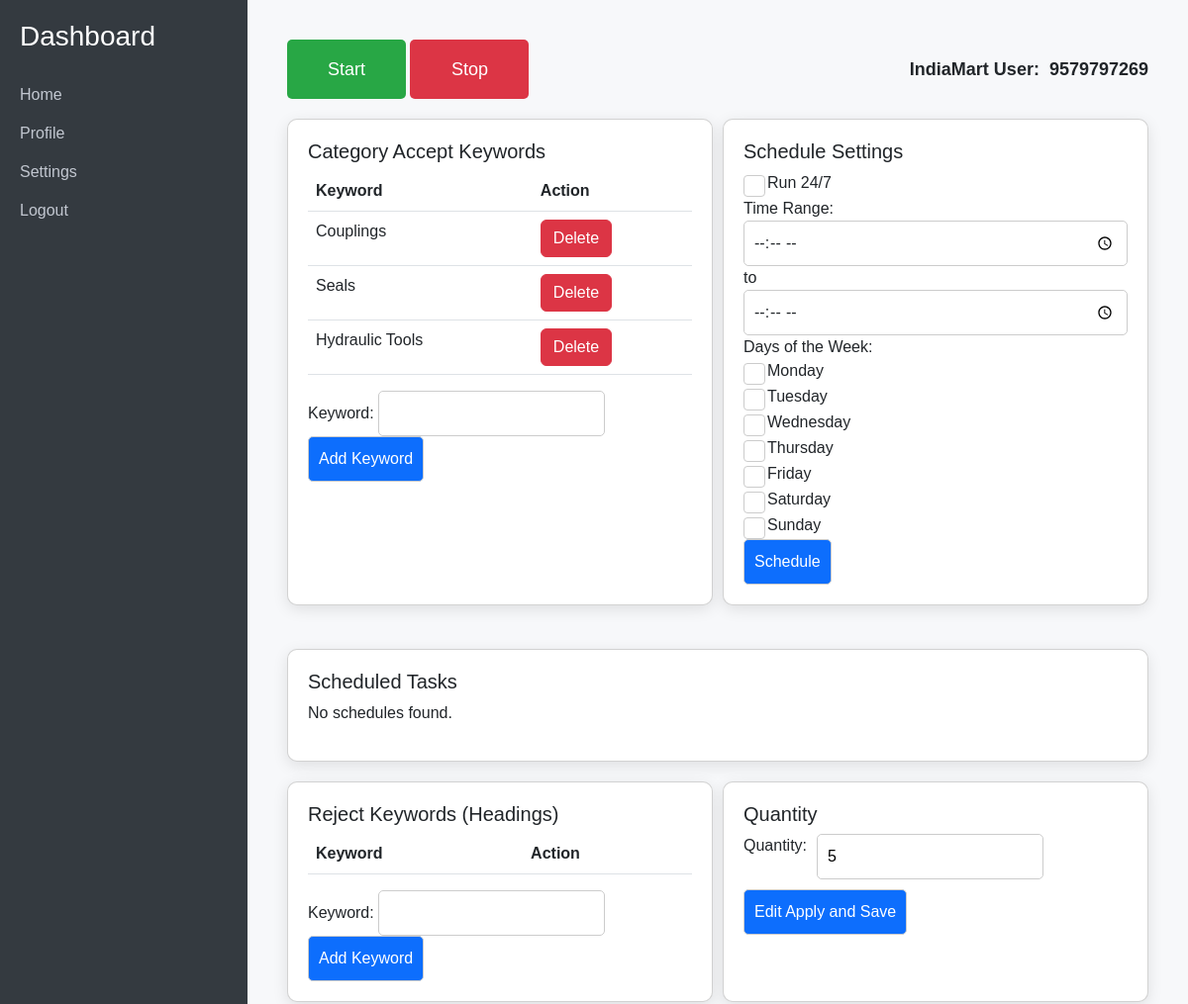
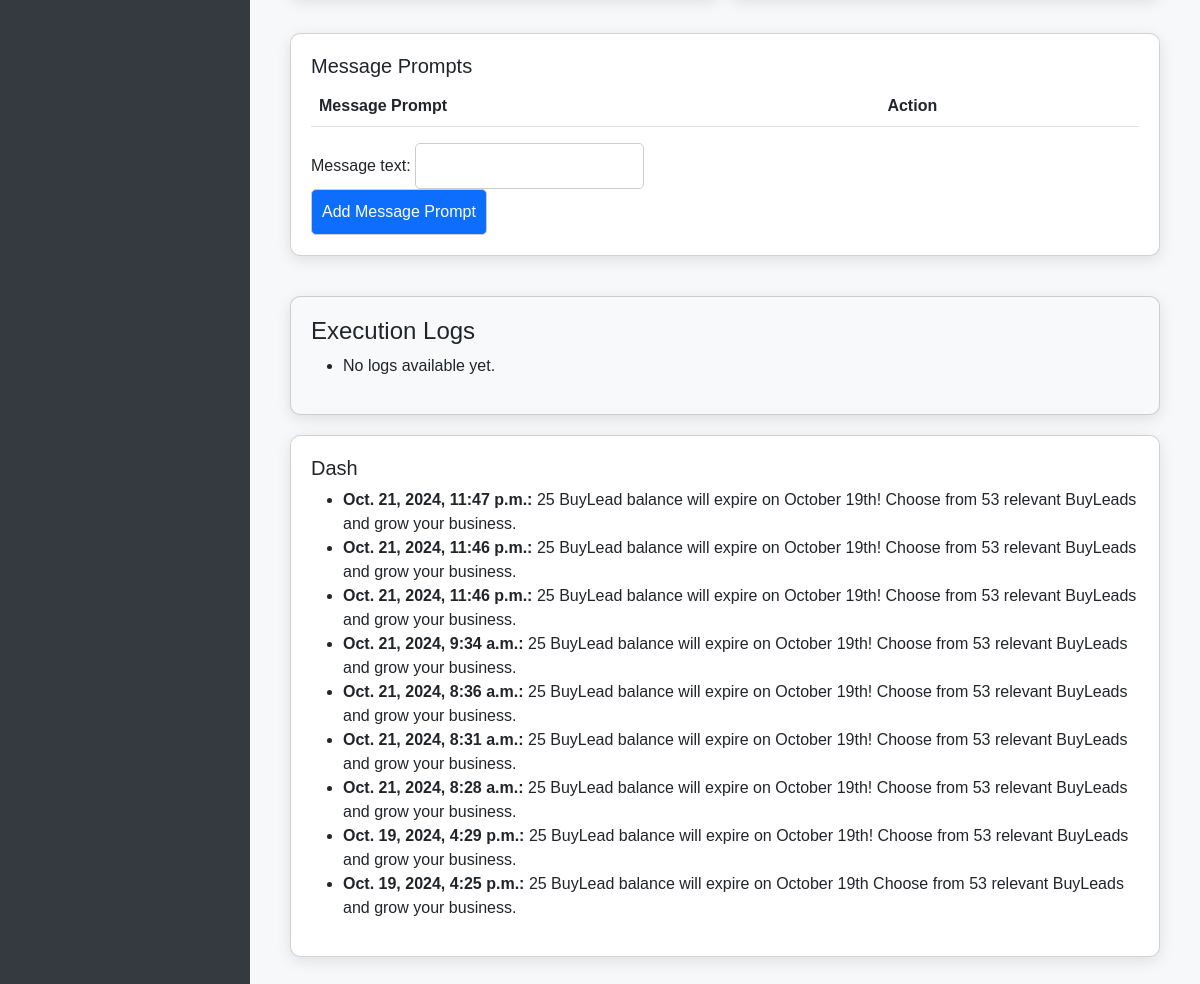
The page / (signed in) on the database as committed earlier (2 pictures, top to bottom).
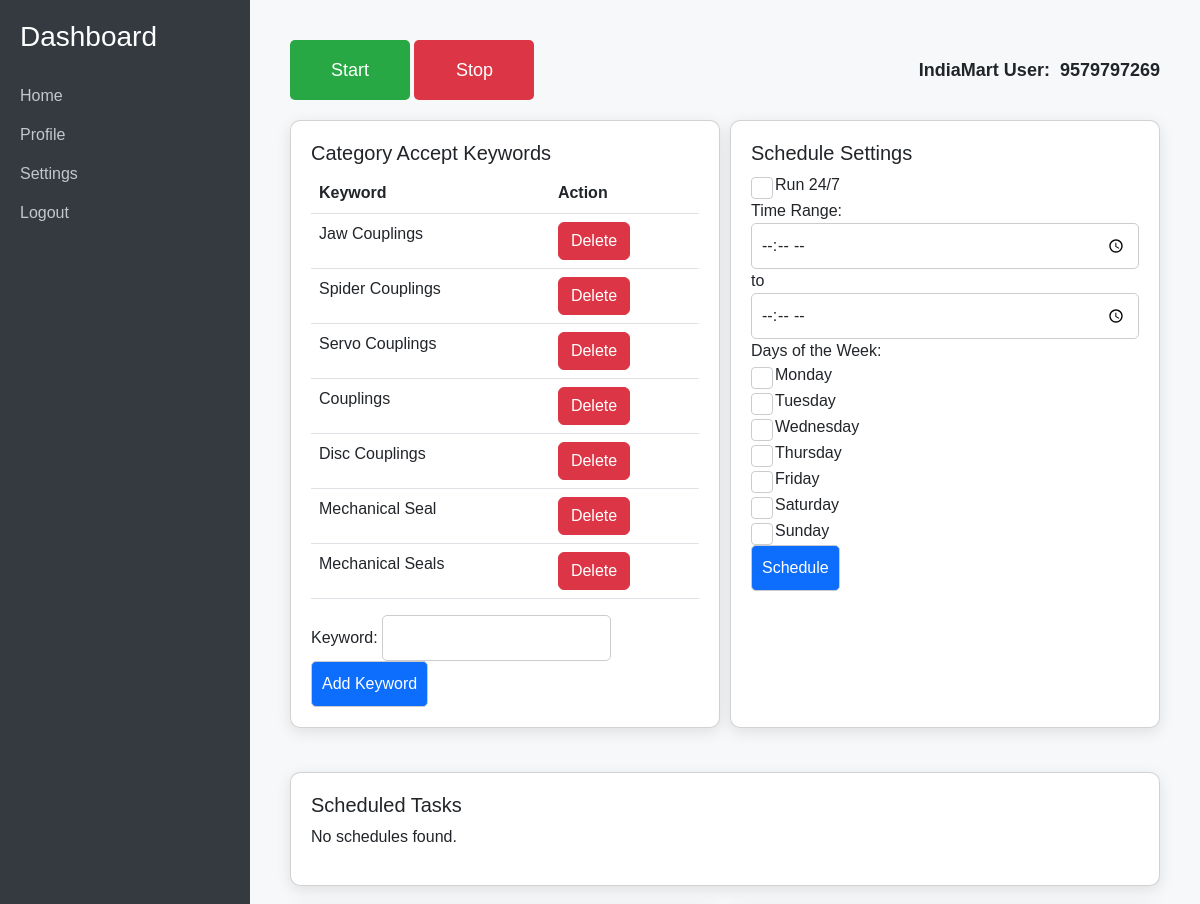
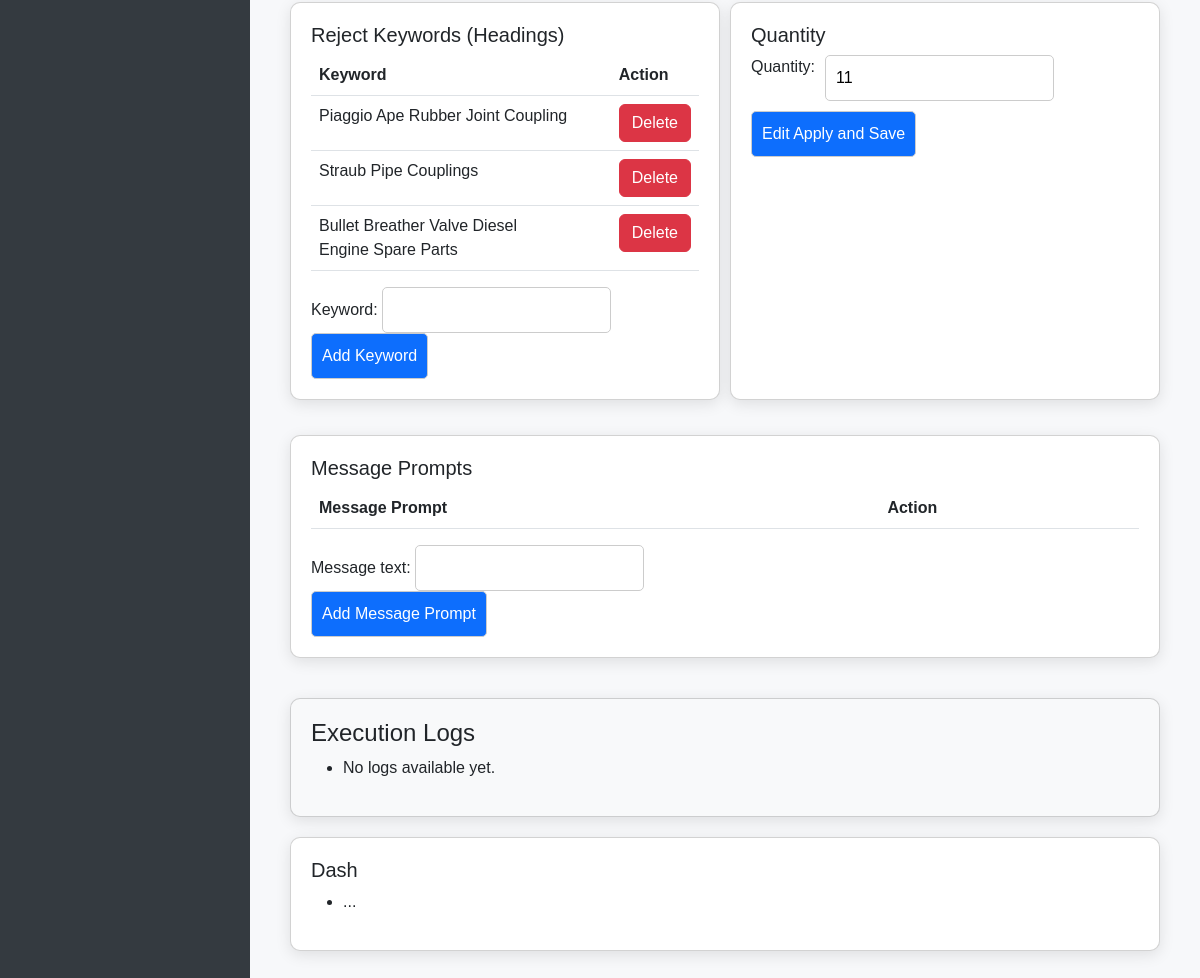
The same page on the database as committed later (2 pictures, top to bottom).
### accounts/models.py (models this page shows, shortened)
class IndiaMartAccount(models.Model):
    user = models.OneToOneField(User, on_delete=models.CASCADE)
    indiamart_username = models.CharField(max_length=255)
    indiamart_password = models.CharField(max_length=255)
    quantity = models.PositiveIntegerField(default=1)  # New Quantity field with default value

class CategoryKeyword(models.Model):
    user = models.ForeignKey(User, on_delete=models.CASCADE)
    keyword = models.CharField(max_length=255)

class Notification(models.Model):
    user = models.ForeignKey(User, on_delete=models.CASCADE)  # The user who received the notification
    message = models.TextField()  # The notification message
    timestamp = models.DateTimeField(auto_now_add=True)  # When the notification was saved

class RejectedKeyword(models.Model):
    user = models.ForeignKey(User, on_delete=models.CASCADE)
    keyword = models.CharField(max_length=255)

### accounts/views.py (the view)
# urls.py: path('', views.dashboard_view, name='dashboard'),
@login_required
def dashboard_view(request):
    schedules = ScheduleSettings.objects.filter(user=request.user)
    try:
        indiamart_account = IndiaMartAccount.objects.get(user=request.user)
    except IndiaMartAccount.DoesNotExist:
        indiamart_account = None
    notifications = Notification.objects.filter(user=request.user).order_by('-timestamp')
    category_form = CategoryKeywordForm()
    rejected_form = RejectedKeywordForm()
    quantity_form = QuantityForm(instance=indiamart_account)
    message_prompts = MessagePrompt.objects.filter(user=request.user)
    message_prompt_form = MessagePromptForm()
    if request.method == 'POST':
        print(request.POST)
        if 'start_selenium' in request.POST:
            port_number = request.user.profile.port_number
            category_keywords = list(CategoryKeyword.objects.filter(user=request.user).values_list('keyword', flat=True))
            rejected_keywords = list(RejectedKeyword.objects.filter(user=request.user).values_list('keyword', flat=True))
            quantity = indiamart_account.quantity if indiamart_account else 0
            message_prompts = list(MessagePrompt.objects.filter(user=request.user).values_list('message_text', flat=True))
            stop_event = threading.Event()
            stop_events[request.user.username] = stop_event
            thread = threading.Thread(
                target=run_selenium_script,
                args=(port_number, request.user.username, category_keywords, rejected_keywords, quantity, stop_event,message_prompts)
            )
            thread.start()
            return redirect('dashboard')
        if 'stop_selenium' in request.POST:
            if request.user.username in stop_events:
                stop_event = stop_events[request.user.username]
                stop_event.set()  # Signal the thread to stop
                user = request.user
                user.profile.stop_selenium = True
                user.profile.save()
                return redirect('dashboard')
        if 'save_quantity' in request.POST:
            quantity_form = QuantityForm(request.POST, instance=indiamart_account)
            if quantity_form.is_valid():
                quantity_form.save()
                return redirect('dashboard')
        if 'add_category_keyword' in request.POST:
            category_form = CategoryKeywordForm(request.POST)
            if category_form.is_valid():
                new_keyword = category_form.save(commit=False)
                new_keyword.user = request.user
                new_keyword.save()
                return redirect('dashboard')
        if 'add_rejected_keyword' in request.POST:
            rejected_form = RejectedKeywordForm(request.POST)
            if rejected_form.is_valid():
                new_reject_keyword = rejected_form.save(commit=False)
                new_reject_keyword.user = request.user
                new_reject_keyword.save()
                return redirect('dashboard')
        if 'add_message_prompt' in request.POST:
            form = MessagePromptForm(request.POST)
            if form.is_valid():
                new_form = form.save(commit=False)
                new_form.user = request.user
                new_form.save()
                form.save()
                messages.success(request, "Message prompt added successfully.")
                return redirect('dashboard')
            else:
                messages.error(request, "Failed to add message prompt.")
    else:
        category_form = CategoryKeywordForm()
        rejected_form = RejectedKeywordForm()
        quantity_form = QuantityForm(instance=indiamart_account)
        message_prompt_form=MessagePromptForm()
    context = {
        'schedules': schedules,
        'notifications':notifications,
        'quantity_form': quantity_form,
        'category_keywords': CategoryKeyword.objects.filter(user=request.user),
        'rejected_keywords': RejectedKeyword.objects.filter(user=request.user),
        'category_form': category_form,
        'rejected_form': rejected_form,
        'message_prompts': message_prompts,
        'message_prompt_form': message_prompt_form,
        'indiamart_account': indiamart_account  # Pass the IndiaMart account to the template
    }
    return render(request, 'dashboard.html', context)

### accounts/form.py
class QuantityForm(forms.ModelForm):
    class Meta:
        model = IndiaMartAccount
        fields = ['quantity']

class CategoryKeywordForm(forms.ModelForm):
    class Meta:
        model = CategoryKeyword
        fields = ['keyword']

### accounts/templates/dashboard.html (shortened to what the changed rows need)
<!DOCTYPE html>
<html lang="en">
<head>
    <link href="https://cdn.jsdelivr.net/npm/bootstrap@5.3.0/dist/css/bootstrap.min.css" rel="stylesheet">
</head>
<body>
    <div class="dashboard-container">
        <div class="content">
            <div class="header-controls">
                <div class="user-info">
                    <span>IndiaMart User:</span>
                    {% if indiamart_account %}
                        <span>{{ indiamart_account.indiamart_username }}</span>
                    {% else %}
                        <span>No Account</span>
                    {% endif %}
                </div>
            </div>
            <div class="form-section">
                <div class="card" style="flex: 1;">
                    <table class="table">
                        <thead>
                            <tr>
                                <th>Keyword</th>
                                <th>Action</th>
                            </tr>
                        </thead>
                        <tbody>
                            {% for keyword in category_keywords %}
                            <tr>
                                <td>{{ keyword.keyword }}</td>
                                <td>
                                    <a href="{% url 'delete_category_keyword' keyword.id %}" class="btn btn-danger">Delete</a>
                                </td>
                            </tr>
                            {% endfor %}
                        </tbody>
                    </table>
                </div>
            </div>
            <div class="form-section">
                <div class="card" style="flex: 1;">
                    <table class="table">
                        <thead>
                            <tr>
                                <th>Keyword</th>
                                <th>Action</th>
                            </tr>
                        </thead>
                        <tbody>
                            {% for keyword in rejected_keywords %}
                            <tr>
                                <td>{{ keyword.keyword }}</td>
                                <td>
                                    <a href="{% url 'delete_rejected_keyword' keyword.id %}" class="btn btn-danger">Delete</a>
                                </td>
                            </tr>
                            {% endfor %}
                        </tbody>
                    </table>
                </div>
                <div class="card" style="flex: 1;">
                    <form method="POST" id="quantityForm" class="form-section">
                        {{ quantity_form.quantity.label_tag }}
                        {{ quantity_form.quantity }}
                        <button type="button" name="save_quantity" class="btn btn-primary" data-bs-toggle="modal" data-bs-target="#passwordModal" onclick="setFormAction('save_quantity')">Edit Apply and Save</button>
                    </form>
                </div>
            </div>
            <div class="form-section">
                <div class="card" style="flex: 1;">
                    <table class="table">
                        <thead>
                            <tr>
                                <th>Message Prompt</th>
                                <th>Action</th>
                            </tr>
                        </thead>
                    </table>
                </div>
            </div>
            <div class="card footer">
                <ul>
                    {% for notification in notifications %}
                        <li>
                            <strong>{{ notification.timestamp }}:</strong> {{ notification.message }}
                        </li>
                    {% empty %}
                        <li>...</li>
                    {% endfor %}
                </ul>
            </div>
        </div>
    </div>
</body>
</html>

Rows that differ between the two databases and show on the page:
removed IndiaMartAccount: indiamart_username "9579797269", quantity "5"
removed CategoryKeyword: keyword "Seals"
removed CategoryKeyword: keyword "Hydraulic Tools"
removed Notification: timestamp "Oct. 21, 2024, 11:47 p.m.", message "25 BuyLead balance will expire on October 19th! Choose from 53 relevant BuyLeads and grow your business."
removed Notification: timestamp "Oct. 21, 2024, 11:46 p.m.", message "25 BuyLead balance will expire on October 19th! Choose from 53 relevant BuyLeads and grow your business."
removed Notification: timestamp "Oct. 21, 2024, 11:46 p.m.", message "25 BuyLead balance will expire on October 19th! Choose from 53 relevant BuyLeads and grow your business."
removed Notification: timestamp "Oct. 21, 2024, 9:34 a.m.", message "25 BuyLead balance will expire on October 19th! Choose from 53 relevant BuyLeads and grow your business."
removed Notification: timestamp "Oct. 21, 2024, 8:36 a.m.", message "25 BuyLead balance will expire on October 19th! Choose from 53 relevant BuyLeads and grow your business."
removed Notification: timestamp "Oct. 21, 2024, 8:31 a.m.", message "25 BuyLead balance will expire on October 19th! Choose from 53 relevant BuyLeads and grow your business."
removed Notification: timestamp "Oct. 21, 2024, 8:28 a.m.", message "25 BuyLead balance will expire on October 19th! Choose from 53 relevant BuyLeads and grow your business."
removed Notification: timestamp "Oct. 19, 2024, 4:29 p.m.", message "25 BuyLead balance will expire on October 19th! Choose from 53 relevant BuyLeads and grow your business."
removed Notification: timestamp "Oct. 19, 2024, 4:25 p.m.", message "25 BuyLead balance will expire on October 19th Choose from 53 relevant BuyLeads and grow your business."
added IndiaMartAccount: indiamart_username "9579797269", quantity "11"
added CategoryKeyword: keyword "Jaw Couplings"
added CategoryKeyword: keyword "Spider Couplings"
added CategoryKeyword: keyword "Servo Couplings"
added CategoryKeyword: keyword "Disc Couplings"
added CategoryKeyword: keyword "Mechanical Seal"
added CategoryKeyword: keyword "Mechanical Seals"
added RejectedKeyword: keyword "Piaggio Ape Rubber Joint Coupling"
added RejectedKeyword: keyword "Straub Pipe Couplings"
added RejectedKeyword: keyword "Bullet Breather Valve Diesel Engine Spare Parts"
